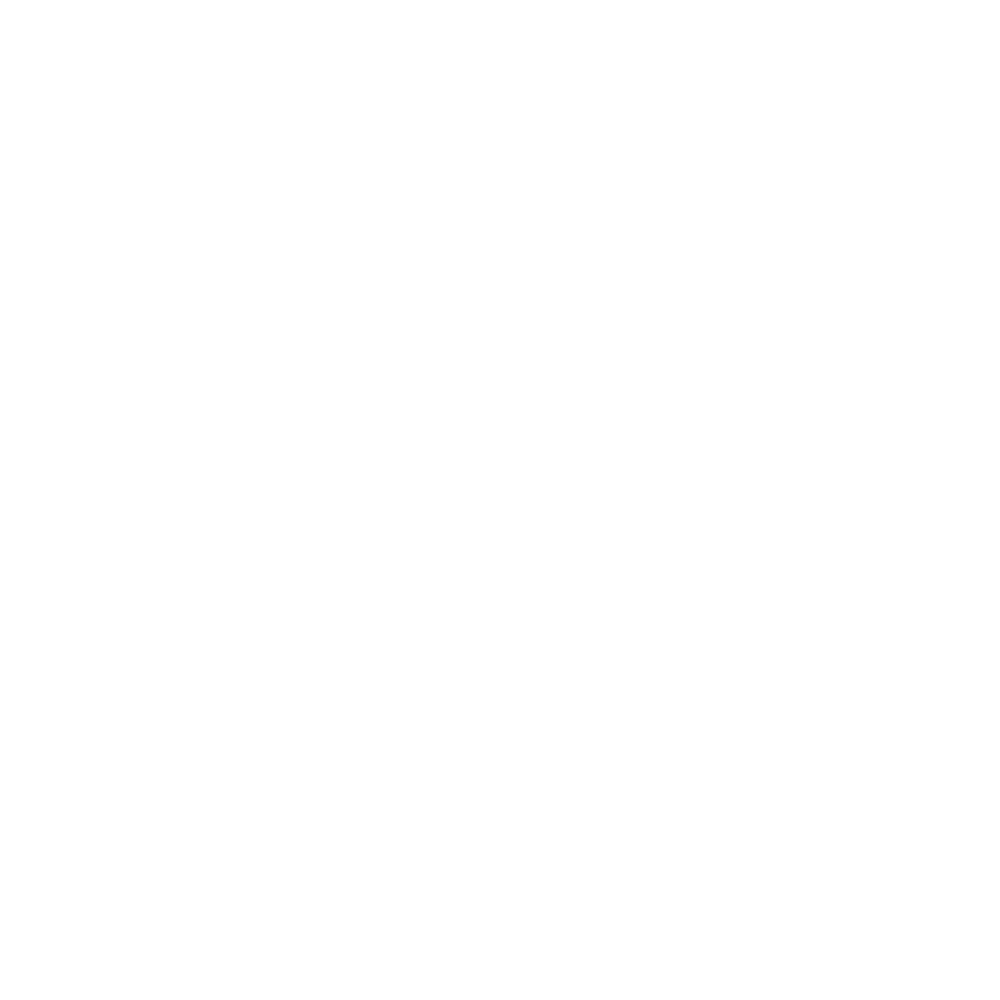
Frame 1 (no input)
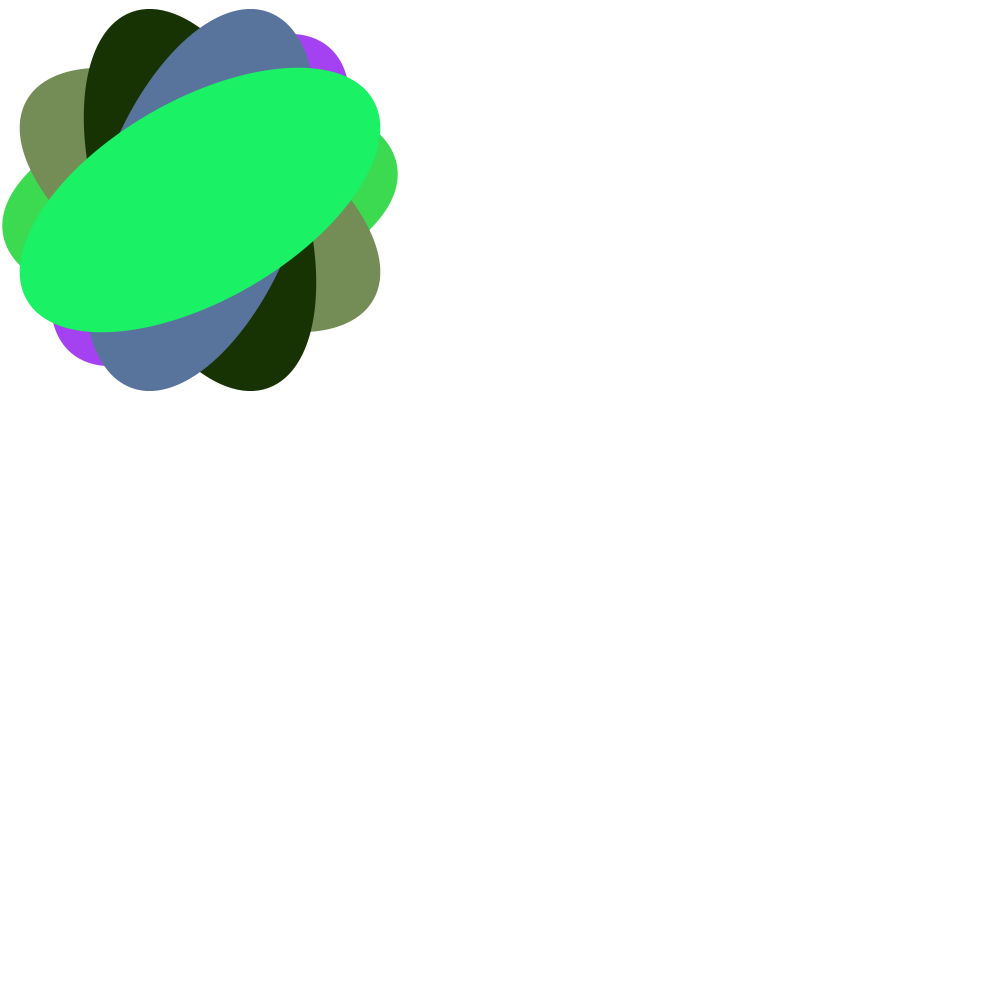
Frame 60 (the mouse pressed at the canvas centre just before this capture)
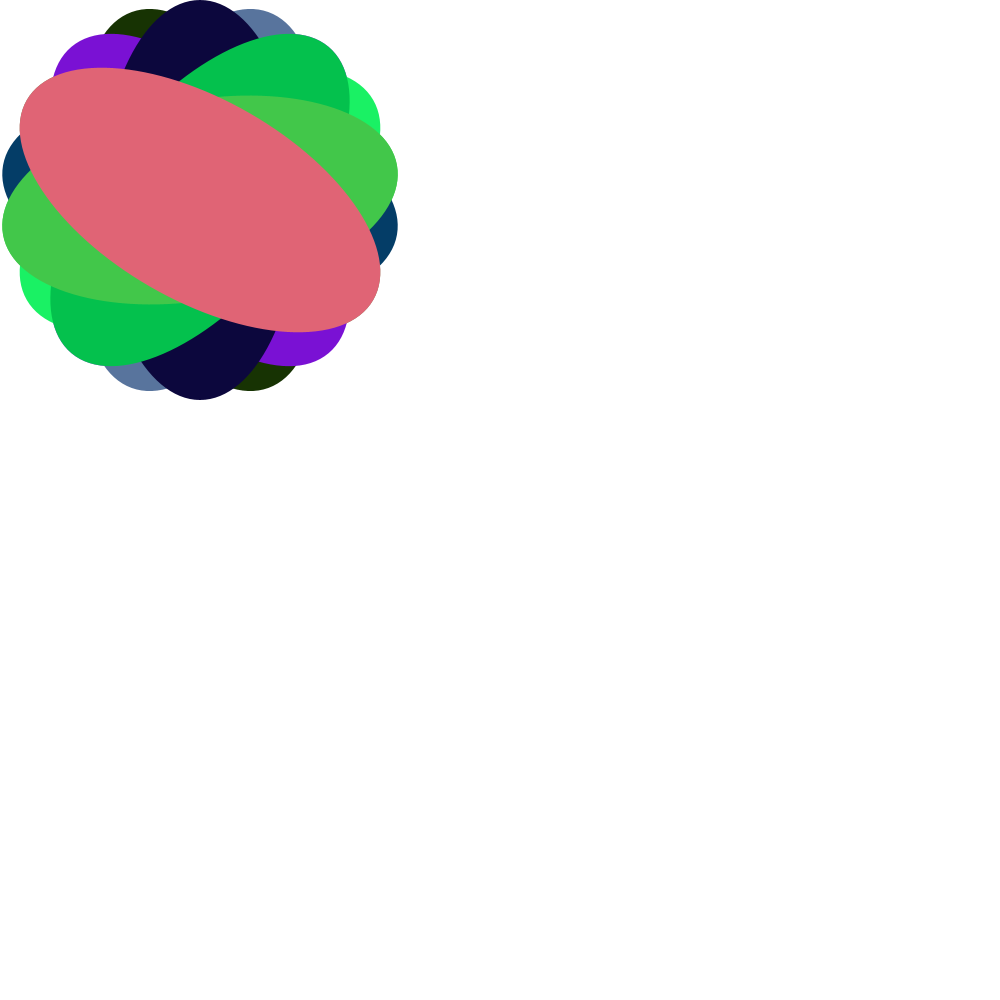
Frame 120 (the mouse held since frame 60 and released just before this capture)

The Processing sketch that drew these frames (run headless with seeded random() and noise(); from frame 60 on, the mouse is pressed at the canvas centre):

// Processing sketch: rotations
// ── rotations.pde
void setup(){
  size(1000,1000);
  background(255);
  smooth();
  fill(192);
  noStroke();
  //rect(80,80,80,80);
  
  //pushMatrix();
  //translate(140,100);
  //rotate(radians(45));
  //fill(0);
  //rect(0,80,80,80);
  //popMatrix();
}

void draw(){
  //if whatever inside parenthesis is true, then do whatever is inside curly brackets
  if(frameCount%10 == 0){
    fill(random(0,255), random(0,255),random(0,255));
    pushMatrix();
    translate(200,200);
    rotate(radians(frameCount*4%360));
    //rect(0,0,160,40);
    ellipse(0,0,200,400);
    popMatrix();
  
}}
